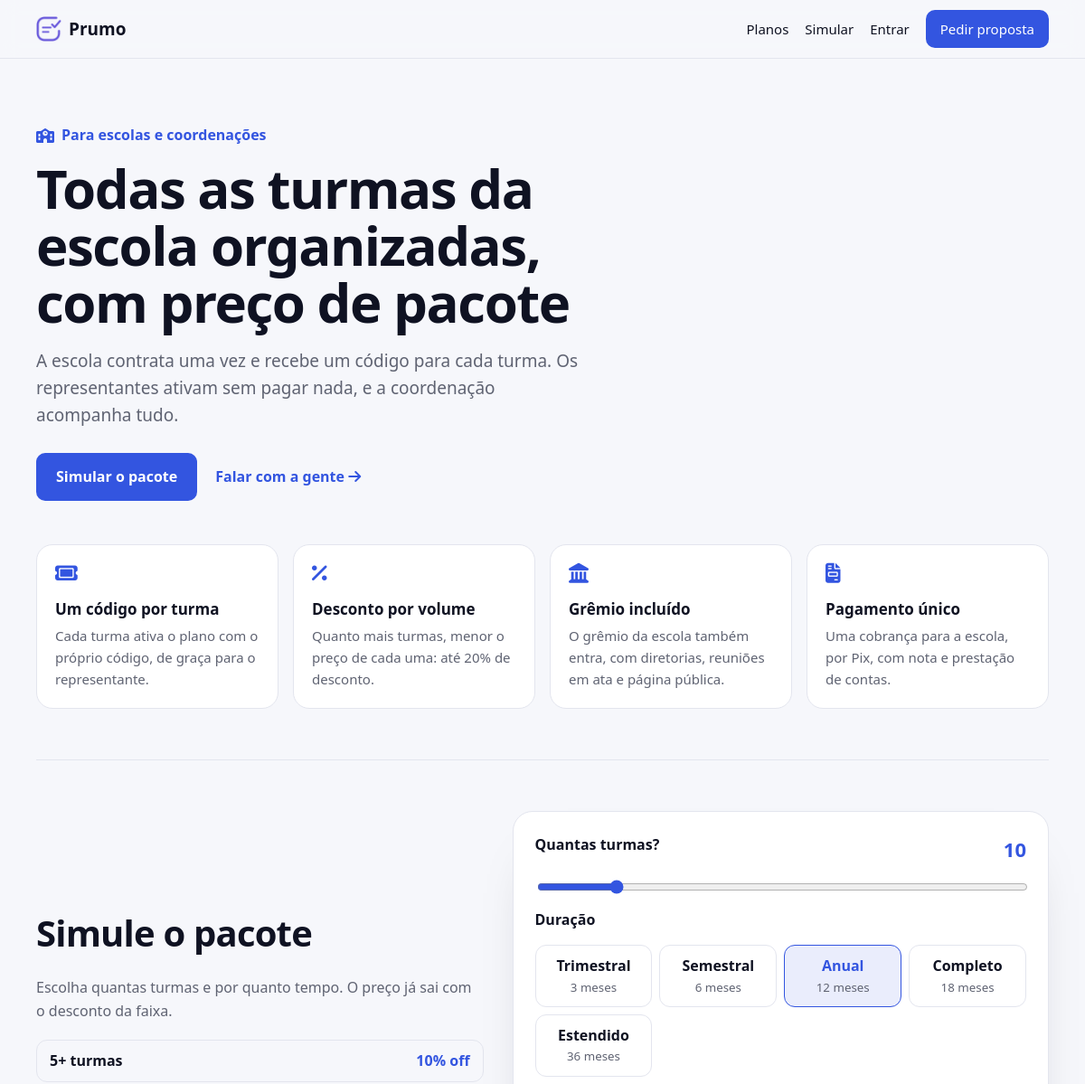
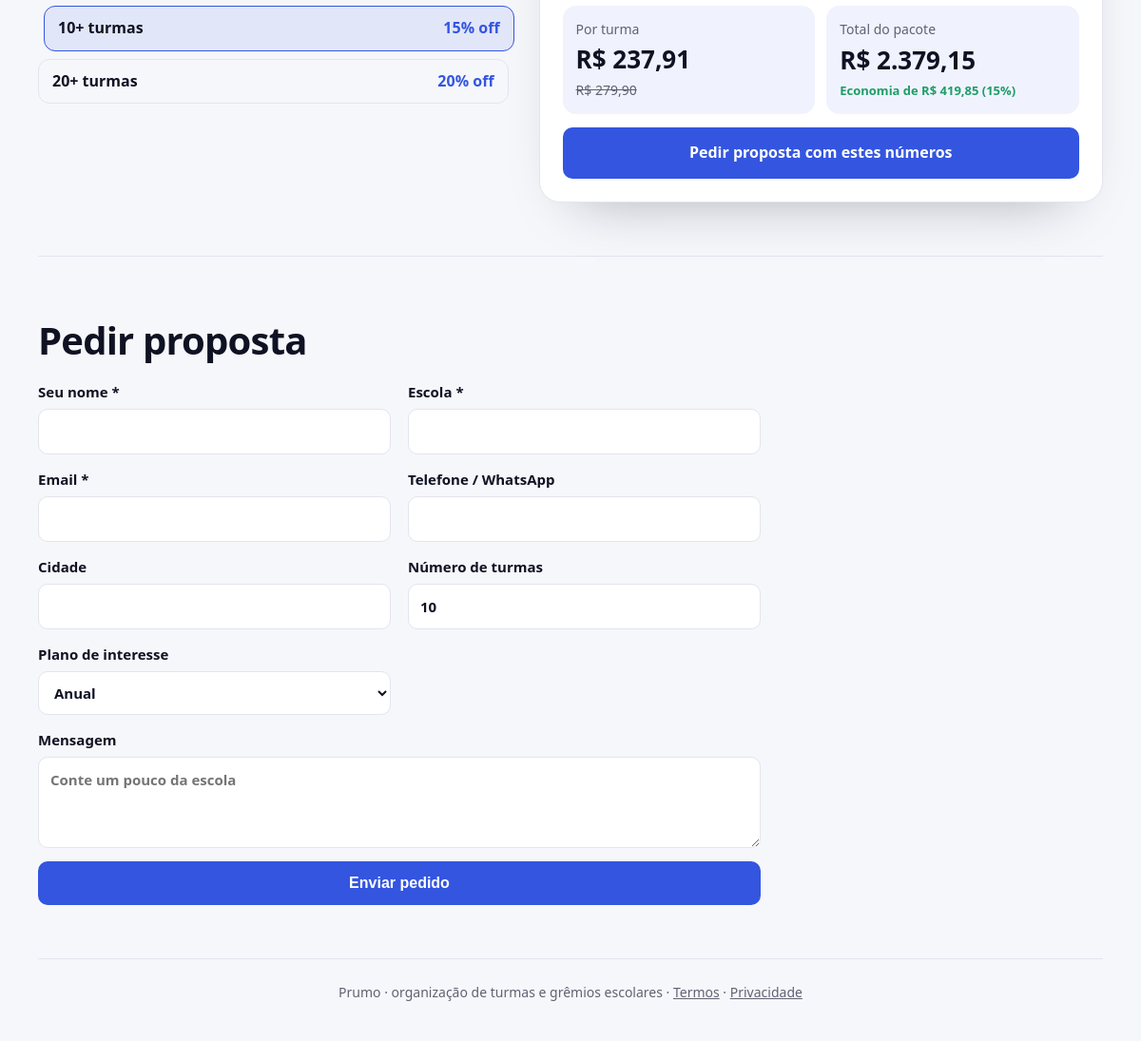
The app's page /SGT/escolas with its own data (2 pictures, top to bottom).
### tables this page shows
CREATE TABLE planos (
  id INT AUTO_INCREMENT PRIMARY KEY,
  codigo VARCHAR(30) NOT NULL UNIQUE,
  tipo ENUM('turma','gremio') NOT NULL,
  nome VARCHAR(60) NOT NULL,
  meses INT DEFAULT NULL,                  
  projetos INT NOT NULL,
  pessoas_max INT NOT NULL DEFAULT 50,
  preco DECIMAL(10,2) NOT NULL,            
  piso DECIMAL(10,2) NOT NULL,             
  max_parcelas INT NOT NULL DEFAULT 1,
  tabela_parcelas CHAR(1) DEFAULT NULL,    
  inclui_dia_a_dia TINYINT(1) NOT NULL DEFAULT 1,  
  preco_dia_a_dia DECIMAL(10,2) DEFAULT NULL,      
  ordem INT NOT NULL DEFAULT 0,
  ativo TINYINT(1) NOT NULL DEFAULT 1
);

### app/Controllers/EscolaController.php (called while the page is built, shortened)
<?php
require_once __DIR__ . '/../Core/App.php';
require_once __DIR__ . '/../Config/database.php';
require_once __DIR__ . '/../Models/Plano.php';
require_once __DIR__ . '/../Services/PrecoService.php';
require_once __DIR__ . '/../Helpers/ViewHelper.php';
class EscolaController
{
    public static function faixas(): array
    {
        return [
            5  => (float) PrecoService::config('escola_desc_5', '10'),
            10 => (float) PrecoService::config('escola_desc_10', '15'),
            20 => (float) PrecoService::config('escola_desc_20', '20'),
        ];
    }
    public function index()
    {
        $planos = array_values(array_filter((new Plano())->listar('turma'), fn($p) => !empty($p['meses'])));
        $basePath = App::getBasePath();
        $faixas = self::faixas();
        $enviado = !empty($_SESSION['escola_enviado']);
        $antigo = $_SESSION['escola_form'] ?? [];
        require __DIR__ . '/../Views/escolas/index.php';
    }
}

### app/Core/Router.php (called while the page is built, shortened)
<?php
require_once __DIR__ . '/App.php';
class Router
{
    private $routes = ['GET' => [], 'POST' => []];
    public function get($uri, $action, $roles = [])
    {
        $this->routes['GET'][$uri] = ['action' => $action, 'roles' => $roles];
    }
    public function post($uri, $action, $roles = [])
    {
        $this->routes['POST'][$uri] = ['action' => $action, 'roles' => $roles];
    }
    public function dispatch($requestUri)
    {
        $path     = parse_url($requestUri, PHP_URL_PATH);
        $basePath = App::getBasePath();
        if ($basePath && strpos($path, $basePath) === 0) {
            $path = substr($path, strlen($basePath));
        }
        $method = $_SERVER['REQUEST_METHOD'];
        $route  = $this->routes[$method][$path] ?? null;
        $params = [];
        $action = $route['action'];
        [$controller, $methodName] = explode('@', $action);
        $controllerInstance = new $controller();
        $controllerInstance->$methodName(...$params);
    }
}

### public/index.php (called while the page is built, shortened)
<?php
require_once __DIR__ . '/../app/Core/App.php';
require_once __DIR__ . '/../app/Config/database.php';
require_once __DIR__ . '/../app/Core/Router.php';
$router = new Router();
$router->dispatch($_SERVER['REQUEST_URI']);

### app/Helpers/ViewHelper.php (called while the page is built, shortened)
<?php
class ViewHelper
{
    public static function asset(string $caminho): string
    {
        $arquivo = __DIR__ . '/../../public/' . $caminho;
        $versao  = is_file($arquivo) ? filemtime($arquivo) : '';
        return App::getBasePath() . '/public/' . $caminho . ($versao ? '?v=' . $versao : '');
    }
}

### app/Core/App.php (called while the page is built, shortened)
<?php
class App
{
    private static $config = null;
    public static function init()
    {
        if (self::$config === null) {
            $envFile = __DIR__ . '/../../.env';
            self::$config = parse_ini_file($envFile);
        }
    }
    public static function get($key, $default = null)
    {
        return self::$config[$key] ?? $_ENV[$key] ?? $default;
    }
    public static function getName()
    {
        return self::get('APP_NAME', 'ProjetoBase');
    }
    public static function getBasePath()
    {
        return self::get('APP_BASE_PATH', '/' . self::getName());
    }
}

### app/Config/database.php (called while the page is built, shortened)
<?php
require_once __DIR__ . '/../Core/App.php';
class Database
{
    private static $connection = null;
    public static function getConnection()
    {
        if (self::$connection === null) {
            try {
                $host = App::get('DB_HOST', '127.0.0.1');
                $dbname = App::get('DB_NAME', 'ProjetoBase');
                $user = App::get('DB_USER', 'root');
                $pass = App::get('DB_PASS', '');
                $port = App::get('DB_PORT', '3306');
                if (strpos($host, ':') !== false) {
                    $dsn = "mysql:host={$host};dbname={$dbname};charset=utf8";
                } else {
                    $dsn = "mysql:host={$host};port={$port};dbname={$dbname};charset=utf8";
                }
                self::$connection = new PDO(
                    $dsn,
                    $user,
                    $pass,
                    [
                        PDO::ATTR_ERRMODE => PDO::ERRMODE_EXCEPTION,
                        PDO::ATTR_DEFAULT_FETCH_MODE => PDO::FETCH_ASSOC,
                        PDO::ATTR_EMULATE_PREPARES => false
                    ]
                );
            } catch (PDOException $e) {
                error_log("Erro de conexão com o banco: " . $e->getMessage());
                throw new Exception("Erro de conexão com o banco de dados: " . $e->getMessage());
            }
        }
        return self::$connection;
    }
}

### app/Services/PrecoService.php (called while the page is built, shortened)
<?php
require_once __DIR__ . '/../Config/database.php';
class PrecoService
{
    public static function config(string $chave, ?string $padrao = null): ?string
    {
        $stmt = Database::getConnection()->prepare("SELECT valor FROM config_comercial WHERE chave = ?");
        $stmt->execute([$chave]);
        $v = $stmt->fetchColumn();
        return $v === false || $v === null || $v === '' ? $padrao : (string) $v;
    }
}

### app/Core/Model.php (called while the page is built, shortened)
<?php
require_once __DIR__ . '/../Config/database.php';
class Model
{
    public function __construct()
    {
        $this->conn = Database::getConnection();
    }
}

### app/Models/Plano.php (called while the page is built, shortened)
<?php
require_once __DIR__ . '/../Core/Model.php';
class Plano extends Model
{
    public function listar(?string $tipo = null, bool $soAtivos = true): array
    {
        $sql = "SELECT * FROM planos WHERE 1=1"
             . ($tipo ? " AND tipo = ?" : "")
             . ($soAtivos ? " AND ativo = 1" : "")
             . " ORDER BY ordem";
        $stmt = $this->conn->prepare($sql);
        $stmt->execute($tipo ? [$tipo] : []);
        return $stmt->fetchAll(PDO::FETCH_ASSOC);
    }
}

### app/Views/escolas/index.php (the view, shortened to what this page needs)
<?php
$e = fn($t) => htmlspecialchars((string) $t, ENT_QUOTES, 'UTF-8');
$app = App::getName();
$anual = 0; foreach ($planos as $i => $p) if (($p['codigo'] ?? '') === 'anual') $anual = $i;
?><!doctype html>
<html lang="pt-BR">
<head>
<link rel="stylesheet" href="https://cdnjs.cloudflare.com/ajax/libs/font-awesome/6.5.1/css/all.min.css">
<link rel="stylesheet" href="<?= ViewHelper::asset('css/escolas.css') ?>">
</head>
<body>
<header class="es-nav"><div class="es-wrap">
    <a class="es-marca" href="<?= $basePath ?>/"><img src="<?= $basePath ?>/public/img/logo-prumo.png" alt="" width="28" height="28"> <?= $e($app) ?></a>
    <nav><a href="<?= $basePath ?>/precos">Planos</a><a href="#simulador">Simular</a><a href="<?= $basePath ?>/login">Entrar</a><a class="es-btn" href="#proposta">Pedir proposta</a></nav>
</div></header>
<section class="es-hero"><div class="es-wrap">
    <p class="es-selo"><i class="fas fa-school"></i> Para escolas e coordenações</p>
    <h1>Todas as turmas da escola organizadas, com preço de pacote</h1>
    <p class="es-lead">A escola contrata uma vez e recebe um código para cada turma. Os representantes ativam sem pagar nada, e a coordenação acompanha tudo.</p>
    <div class="es-acoes"><a class="es-btn grande" href="#simulador">Simular o pacote</a><a class="es-link" href="#proposta">Falar com a gente <i class="fas fa-arrow-right"></i></a></div>
</div></section>
<section class="es-wrap es-beneficios">
    <article><i class="fas fa-ticket"></i><h3>Um código por turma</h3><p>Cada turma ativa o plano com o próprio código, de graça para o representante.</p></article>
    <article><i class="fas fa-percent"></i><h3>Desconto por volume</h3><p>Quanto mais turmas, menor o preço de cada uma<?php $f = array_values($faixas); ?>: até <?= rtrim(rtrim(number_format(max($f), 1, ',', ''), '0'), ',') ?>% de desconto.</p></article>
    <article><i class="fas fa-landmark"></i><h3>Grêmio incluído</h3><p>O grêmio da escola também entra, com diretorias, reuniões em ata e página pública.</p></article>
    <article><i class="fas fa-file-invoice"></i><h3>Pagamento único</h3><p>Uma cobrança para a escola, por Pix, com nota e prestação de contas.</p></article>
</section>
<section class="es-wrap es-sim" id="simulador">
    <div class="es-sim-texto">
        <h2>Simule o pacote</h2>
        <p>Escolha quantas turmas e por quanto tempo. O preço já sai com o desconto da faixa.</p>
        <ul class="es-faixas">
            <?php foreach ($faixas as $min => $pct): ?><li data-min="<?= $min ?>"><b><?= $min ?>+ turmas</b><span><?= rtrim(rtrim(number_format($pct, 1, ',', ''), '0'), ',') ?>% off</span></li><?php endforeach; ?>
        </ul>
    </div>
    <div class="es-sim-caixa">
        <label for="sim-turmas">Quantas turmas? <output id="sim-turmas-v">10</output></label>
        <input type="range" id="sim-turmas" min="1" max="60" value="10">
        <span class="es-rotulo">Duração</span>
        <div class="es-planos" role="radiogroup">
            <?php foreach ($planos as $i => $p): ?>
                <label><input type="radio" name="sim-plano" value="<?= $i ?>"<?= $i === $anual ? ' checked' : '' ?>><span><?= $e($p['nome']) ?><small><?= (int) $p['meses'] ?> meses</small></span></label>
            <?php endforeach; ?>
        </div>
        <div class="es-res">
            <div><span>Por turma</span><b id="sim-por">—</b><s id="sim-de"></s></div>
            <div><span>Total do pacote</span><b id="sim-total">—</b><small id="sim-economia"></small></div>
        </div>
        <a class="es-btn grande cheio" href="#proposta" id="sim-pedir">Pedir proposta com estes números</a>
    </div>
</section>
<section class="es-wrap es-form-sec" id="proposta">
    <h2>Pedir proposta</h2>
    <?php if ($enviado): ?>
        <div class="es-ok"><i class="fas fa-circle-check"></i><div><strong>Pedido recebido!</strong><p>Vamos responder no email informado em até 2 dias úteis.</p></div></div>
    <?php else: ?>
        <form method="POST" action="<?= $basePath ?>/escolas/contato" class="es-form">
            <label>Seu nome *<input type="text" name="nome" required maxlength="120" value="<?= $e($antigo['nome'] ?? '') ?>"></label>
            <label>Escola *<input type="text" name="escola" required maxlength="150" value="<?= $e($antigo['escola'] ?? '') ?>"></label>
            <label>Email *<input type="email" name="email" required maxlength="150" value="<?= $e($antigo['email'] ?? '') ?>"></label>
            <label>Telefone / WhatsApp<input type="tel" name="telefone" maxlength="30" value="<?= $e($antigo['telefone'] ?? '') ?>"></label>
            <label>Cidade<input type="text" name="cidade" maxlength="100" value="<?= $e($antigo['cidade'] ?? '') ?>"></label>
            <label>Número de turmas<input type="number" name="turmas" id="f-turmas" min="1" max="500" value="<?= (int) ($antigo['turmas'] ?? 10) ?>"></label>
            <label>Plano de interesse<select name="plano_id" id="f-plano"><?php foreach ($planos as $i => $p): ?><option value="<?= (int) $p['id'] ?>"<?= $i === $anual ? ' selected' : '' ?>><?= $e($p['nome']) ?></option><?php endforeach; ?></select></label>
            <label class="larga">Mensagem<textarea name="mensagem" rows="3" maxlength="2000" placeholder="Conte um pouco da escola"><?= $e($antigo['mensagem'] ?? '') ?></textarea></label>
            <p class="larga"><button type="submit" class="es-btn grande cheio">Enviar pedido</button></p>
        </form>
    <?php endif; ?>
</section>
<footer class="es-rodape es-wrap"><?= $e($app) ?> · organização de turmas e grêmios escolares · <a href="<?= $basePath ?>/termos">Termos</a> · <a href="<?= $basePath ?>/lgpd">Privacidade</a></footer>
</body>
</html>

### records on screen
planos: nome "Trimestral", meses "3"
planos: nome "Semestral", meses "6"
planos: nome "Anual", meses "12"
planos: nome "Completo", meses "18"
planos: nome "Estendido", meses "36"

### other values on screen
$e($app) "Prumo"
rtrim(rtrim(number_format(max($f), 1, ',', ''), '0'), ',') "20"
$min "5"
rtrim(rtrim(number_format($pct, 1, ',', ''), '0'), ',') "10"
$min "10"
rtrim(rtrim(number_format($pct, 1, ',', ''), '0'), ',') "15"
$min "20"
rtrim(rtrim(number_format($pct, 1, ',', ''), '0'), ',') "20"
form field plano_id "Anual"
